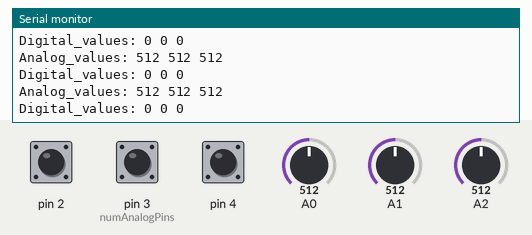
Recording of a sketch running on a simulated Arduino Uno, built with avr-gcc and run on an emulated ATmega328P. Shown: the last lines printed to the serial monitor. The test bench sets the inputs (shaded band); at power-on: A0 = 512, A1 = 512, A2 = 512, pin 2 HIGH, pin 3 (numAnalogPins) HIGH, pin 4 HIGH.

Above: at 1.2 s.
1.3 s: A0 set to 109
At 2.1 s:
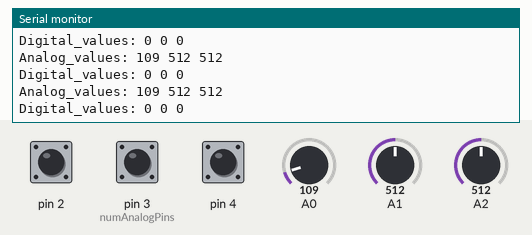
4.3 s: A0 set to 89
At 5.2 s:
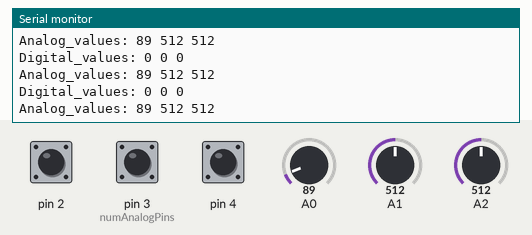
7.3 s: A1 set to 104
At 8.2 s:
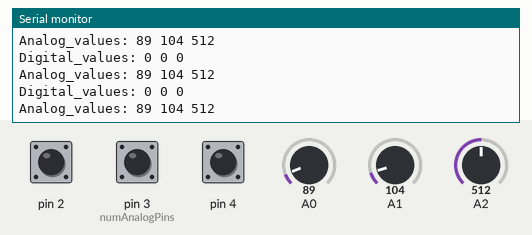
10.3 s: A1 set to 94
At 11.3 s:
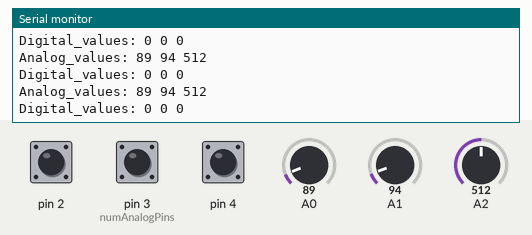
13.3 s: A2 set to 109
At 14.2 s:
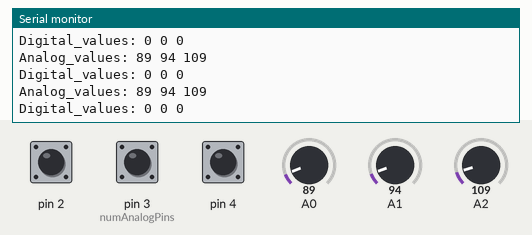
16.3 s: A2 set to 94
At 17.0 s:
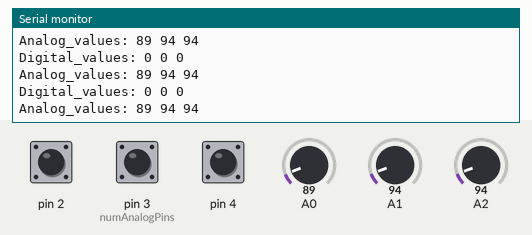
Timing chart, 0 to 19.3 s (numbered marks = the images above; inputs shaded):
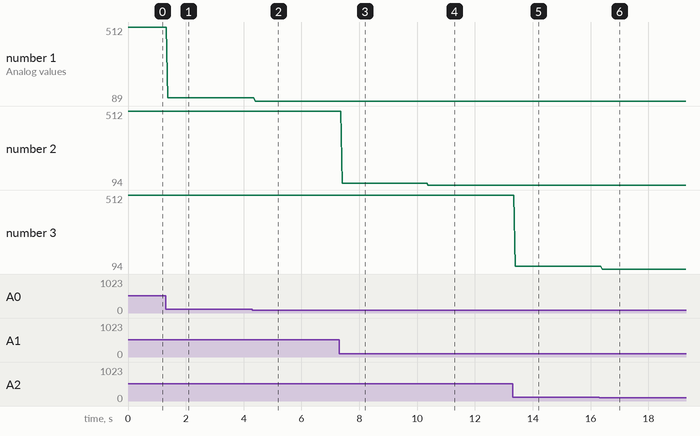

The sketch:

serial_print.ino
```cpp
/*  Code that works with the [serial_print] Pd abstraction
 *  The only values you need to change if your circuit uses more or less
 *  analog or digital pins are the first two constants,
 *  numAnalogPins, and numDigitalPins.
 *
 *  Analog pins you use must start from A0, and increment by 1.
 *  Digital pins you use must start from D2, and increment by 1.
 *
 *  This code simply reads analog and digital pins, you can't use it
 *  with sensors like an ultra-sonic sensor, because they demand built-it functions
 *  in order to work.
 *
 *  This code is in the public domain
 *  written by Alexandros Drymonits
 */

// analog values array size, must be constant
const int numAnalogPins = 3;
// digital_values array size, must be constant
const int numDigitalPins = 3;

// create an array to store the values of the potentiometers
int analogValues[numAnalogPins];
// create an array to store the values of the push-buttons
int digitalValues[numDigitalPins];

void setup() {
  for(int i = 0; i < numDigitalPins; i++){
    pinMode((i + 2), INPUT_PULLUP);
  }
  Serial.begin(9600);
}

void loop() {
  for(int i = 0; i < numAnalogPins; i++) analogValues[i] = analogRead(i);

  for(int i = 0; i < numDigitalPins; i++) digitalValues[i] = !digitalRead(i + 2);

  Serial.print("Analog_values:");
  for(int i = 0; i < numAnalogPins; i++){
    Serial.print(" ");
    Serial.print(analogValues[i]);
  }
  Serial.println();

  Serial.print("Digital_values:");
  for(int i = 0; i < numDigitalPins; i++){
    Serial.print(" ");
    Serial.print(digitalValues[i]);
  }
  Serial.println();
}
```

Measured:
- the behaviour switches between 100 and 99 on A0 (found by bisection; images 1 and 2)
- the behaviour switches between 100 and 99 on A1 (found by bisection; images 3 and 4)
- the behaviour switches between 100 and 99 on A2 (found by bisection; images 5 and 6)
- after the input at 1.3 s, the serial monitor: prints a new line after 0.08 s (image 1)
- after the input at 4.3 s, the serial monitor: prints a new line after 0.10 s (image 2)
- after the input at 7.3 s, the serial monitor: prints a new line after 0.12 s (image 3)
- after the input at 10.3 s, the serial monitor: prints a new line after 0.08 s (image 4)
- after the input at 13.3 s, the serial monitor: prints a new line after 0.09 s (image 5)
- after the input at 16.3 s, the serial monitor: prints a new line after 0.10 s (image 6)
